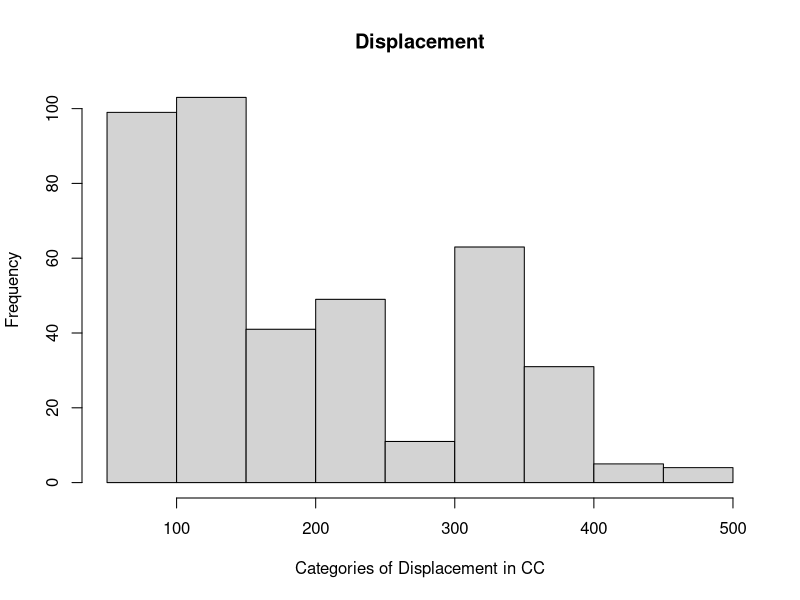
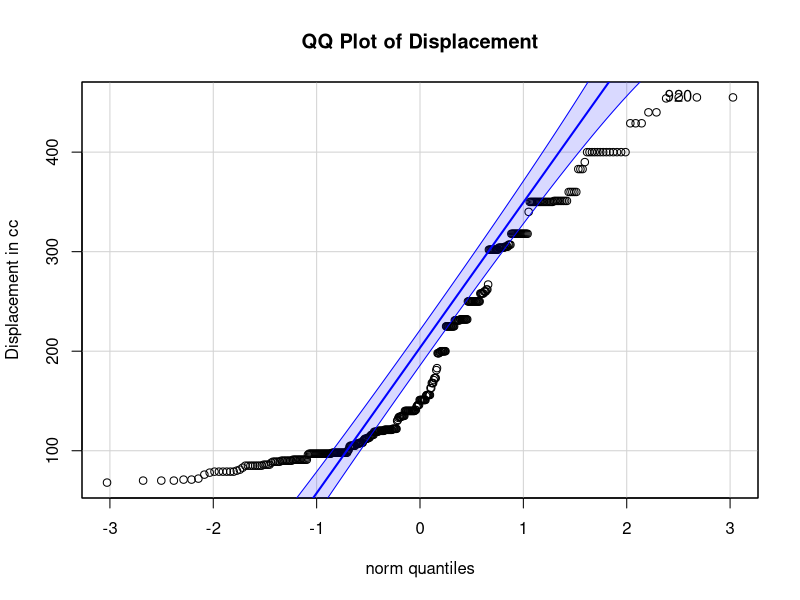
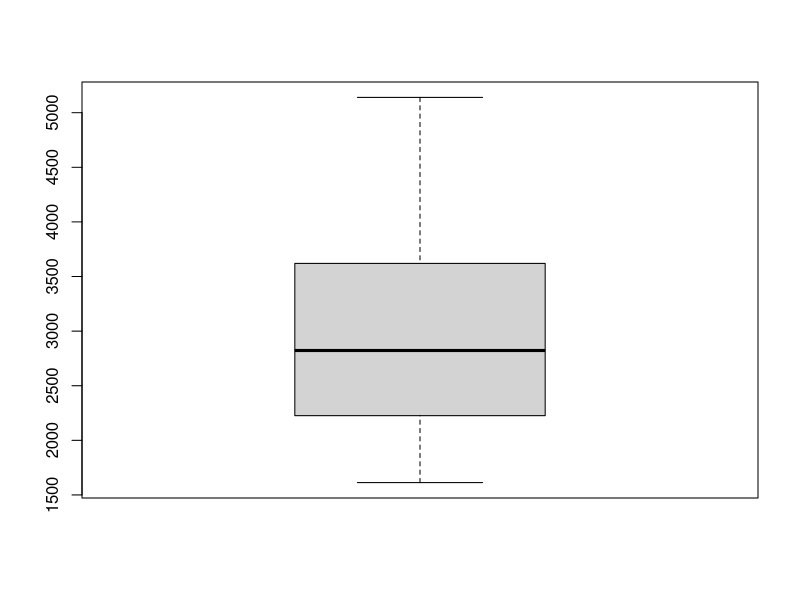

R code for these plots, in order:
library(data.table)
library(car)
library(ggplot2)

??fread
cars <- fread("cars.csv", header=TRUE)
cars <- cars[,c(0:7,9)]
head(cars)
summary(cars)

##hist(cars$acceleration)
##hist(cars$horsepower)
##hist(cars$weight)
##hist(cars$mpg)
##hist(cars$cylinders)

hist(cars$displacement, main="Displacement", xlab="Categories of Displacement in CC")

qqPlot(cars$displacement, main="QQ Plot of Displacement", ylab="Displacement in cc")

boxplot(cars$weight)
